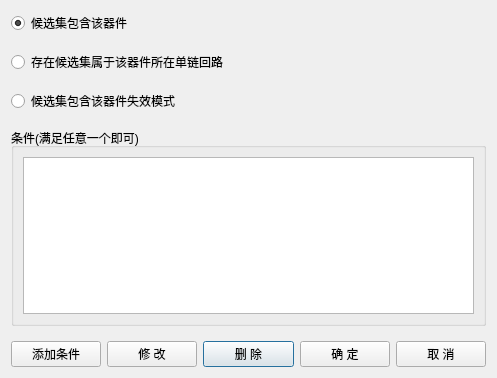
<?xml version="1.0" encoding="UTF-8"?>
<ui version="4.0">
 <class>DialogAddCondition</class>
 <widget class="QDialog" name="DialogAddCondition">
  <property name="geometry">
   <rect>
    <x>0</x>
    <y>0</y>
    <width>497</width>
    <height>378</height>
   </rect>
  </property>
  <property name="windowTitle">
   <string>Dialog</string>
  </property>
  <layout class="QGridLayout" name="gridLayout">
   <property name="verticalSpacing">
    <number>15</number>
   </property>
   <item row="4" column="2">
    <widget class="QPushButton" name="BtnDeleteCondition">
     <property name="text">
      <string>删 除</string>
     </property>
    </widget>
   </item>
   <item row="4" column="1">
    <widget class="QPushButton" name="BtnModifyCondition">
     <property name="text">
      <string>修 改</string>
     </property>
    </widget>
   </item>
   <item row="4" column="0">
    <widget class="QPushButton" name="BtnAddCondition">
     <property name="text">
      <string>添加条件</string>
     </property>
    </widget>
   </item>
   <item row="4" column="3">
    <widget class="QPushButton" name="BtnOK">
     <property name="text">
      <string>确 定</string>
     </property>
    </widget>
   </item>
   <item row="4" column="4">
    <widget class="QPushButton" name="BtnCancel">
     <property name="text">
      <string>取 消</string>
     </property>
    </widget>
   </item>
   <item row="3" column="0" colspan="5">
    <widget class="QGroupBox" name="groupBox">
     <property name="title">
      <string>条件(满足任意一个即可)</string>
     </property>
     <layout class="QVBoxLayout" name="verticalLayout">
      <item>
       <widget class="QListWidget" name="listWidget"/>
      </item>
     </layout>
    </widget>
   </item>
   <item row="2" column="0" colspan="5">
    <widget class="QRadioButton" name="RbModeType">
     <property name="text">
      <string>候选集包含该器件失效模式</string>
     </property>
    </widget>
   </item>
   <item row="1" column="0" colspan="5">
    <widget class="QRadioButton" name="RbBelongLink">
     <property name="text">
      <string>存在候选集属于该器件所在单链回路</string>
     </property>
    </widget>
   </item>
   <item row="0" column="0" colspan="5">
    <widget class="QRadioButton" name="RbIncludeUnit">
     <property name="text">
      <string>候选集包含该器件</string>
     </property>
     <property name="checked">
      <bool>true</bool>
     </property>
    </widget>
   </item>
  </layout>
 </widget>
 <resources/>
 <connections/>
</ui>
